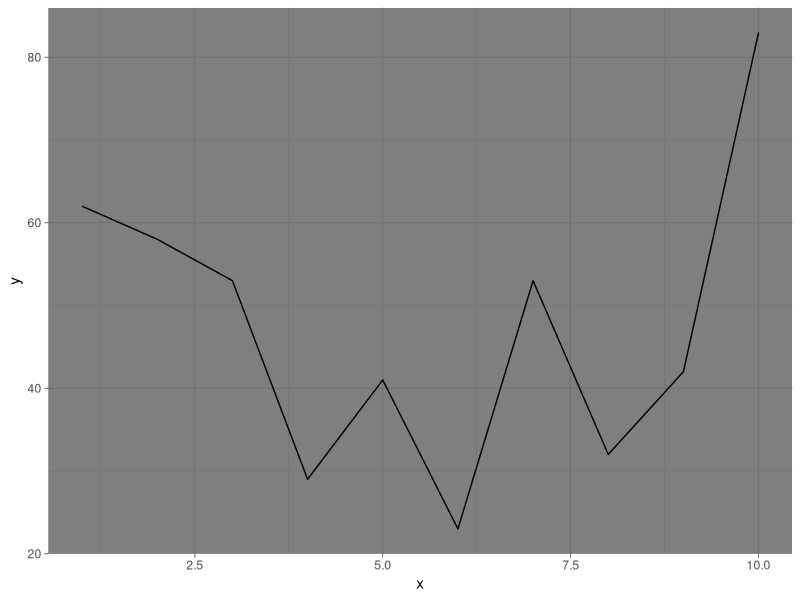

The R script that drew this image:
## ---- chunk 1
knitr::opts_chunk$set(echo = TRUE)
## ---- chunk 2
library(tidyverse)

x <- c(1:10)
y = floor(runif(10, min=1, max=101))

dd = tibble(x, y)
## ---- chunk 3
dd %>% ggplot(aes(x=x, y=y)) +
  geom_line() +
  theme_dark()
